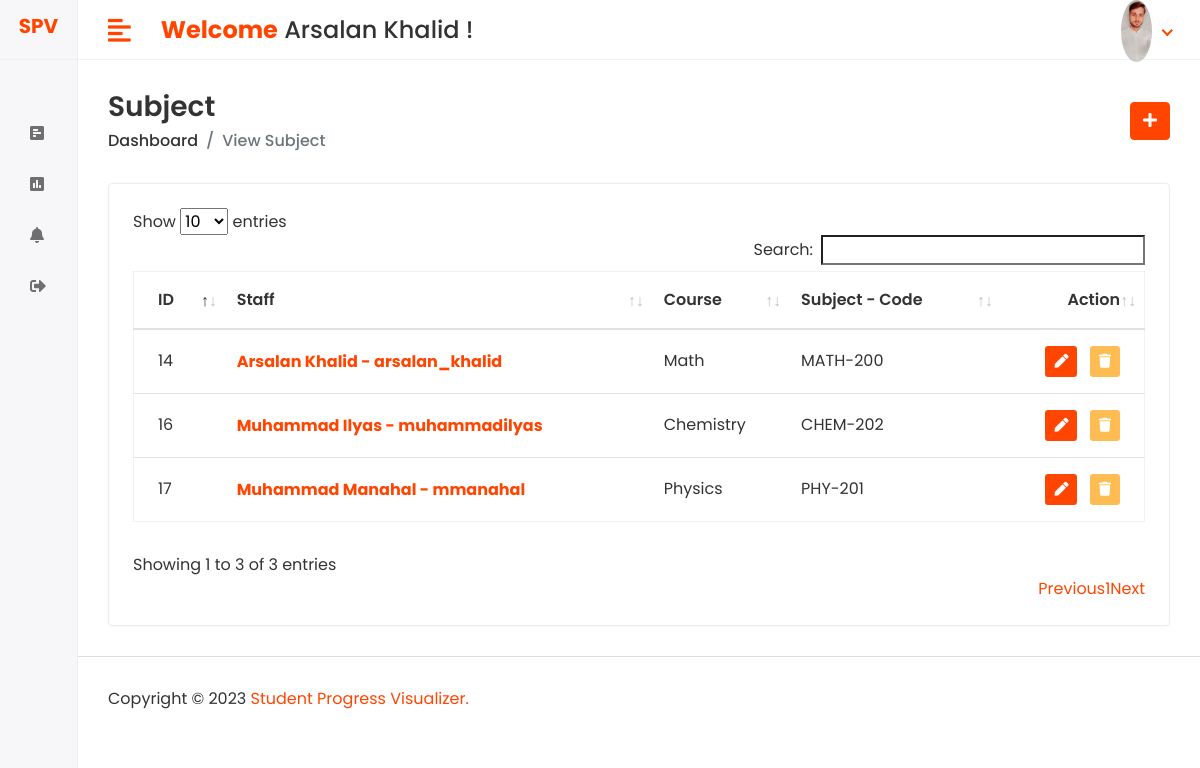
The app's page /Hod/Subject/View (signed in) with its own data.
### FYP_App/models.py (models this page shows, shortened)
class CustomUser(AbstractUser):
    USER = (
        (1, 'HOD'),
        (2, 'STAFF'),
        (3, 'STUDENT'),
    )
    user_type = models.IntegerField(choices=USER, default=1)
    profile_pic = models.ImageField(upload_to='media/profile_pic')

class Staff_Subject(models.Model):
    name = models.CharField(max_length=100)
    course = models.ForeignKey(Course, on_delete=models.CASCADE)
    staff = models.ForeignKey(Staff,on_delete=models.CASCADE)
    created_at = models.DateTimeField(auto_now_add=True, null=True)
    updated_at = models.DateTimeField(auto_now=True)

class Staff(models.Model):
    admin = models.OneToOneField(CustomUser, on_delete=models.CASCADE)
    address = models.TextField()
    gender = models.CharField(max_length=100)
    created_at = models.DateTimeField(auto_now_add=True)
    updated_at = models.DateTimeField(auto_now=True)

class Course(models.Model):
    name = models.CharField(max_length=100)
    created_at = models.DateTimeField(auto_now_add=True)
    updated_at = models.DateTimeField(auto_now=True)
    def __str__(self):
        return self.name

### FYP_Fold/HOD_views.py (the view)
# urls.py: path('Hod/Subject/View', HOD_views.VIEW_SUBJECT, name="view_subject"),
@login_required(login_url='/')
def VIEW_SUBJECT(request):
    staff_subject = Staff_Subject.objects.all()
    context = {
        'staff_subject': staff_subject,
    }
    return render(request, 'HOD/view_subject.html', context)

### templates/HOD/view_subject.html (shortened to what this page needs)
{% extends 'base.html' %}
{% block content %}
<div class="content container-fluid">
   <div class="page-header">
      <div class="row align-items-center">
         <div class="col">
            <h3 class="page-title">Subject</h3>
            <ul class="breadcrumb">
               <li class="breadcrumb-item"><a href="{% url 'hod_home' %}">Dashboard</a></li>
               <li class="breadcrumb-item active">View Subject</li>
            </ul>
         </div>
         <div class="col-auto text-right float-right ml-auto">
            <a href="{% url 'add_subject' %}" class="btn btn-primary"><i class="fas fa-plus"></i></a>
         </div>
      </div>
   </div>
   <div class="row">
      <div class="col-sm-12">
         <div class="card card-table">
            <div class="card-body">
               <div class="table-responsive">
                  <table id="table_id" class="table table-hover table-center mb-0">
                     <thead>
                     <tr>
                        <th>ID</th>
                        <th>Staff</th>
                        <th>Course</th>
                        <th>Subject - Code</th>
                        <th class="text-right">Action</th>
                     </tr>
                     </thead>
                     <tbody>
                     {% for i in staff_subject %}
                     <tr>
                        <td>{{i.id}}</td>
                        <td>
                           <h2 class="table-avatar">
                              <a href="student-details.html">{{i.staff.admin.first_name}} {{i.staff.admin.last_name}} - {{i.staff.admin.username}}</a>
                           </h2>
                        </td>
                        <td>{{i.course}}</td>
                        <td>{{i.name}}</td>
                        <td class="text-right">
                           <div class="actions">
                              <a href="{% url 'edit_subject' i.id %}" class="btn btn-sm bg-success-light mr-2">
                                 <i class="fas fa-pen"></i>
                              </a>
                              <a href="{% url 'delete_subject' i.id %}" class="btn btn-sm bg-danger-light">
                                 <i class="fas fa-trash"></i>
                              </a>
                           </div>
                        </td>
                     </tr>
                     {% endfor %}
                     </tbody>
                  </table>
               </div>
            </div>
         </div>
      </div>
   </div>
</div>
{% endblock %}

### templates/includes/header.html (shortened to what this page needs)
{% load static %}
<div class="header">
            <div class="header-left">
                {% if user.user_type == 1 %}
               <a href="{% url 'hod_home' %}" class="logo logo-small">
                  <h5><b>SPV</b></h5>
               </a>
                 {% elif user.user_type == 2 %}
                <a href="{% url 'staff_home' %}" class="logo logo-small">
                  <h5><b>SPV</b></h5>
               </a>
                {% else %}
                <a href="{% url 'student_home' %}" class="logo logo-small">
                  <h5><b>SPV</b></h5>
               </a>
                {% endif %}
            </div>
            <a href="javascript:void(0);" id="toggle_btn">
            <i class="fas fa-align-left color-orange"></i>
            </a>
            <div class="top-nav-search mt-3">
               <h4><strong class="color-orange">Welcome</strong> <span>{{user.first_name}} {{user.last_name}} !</span></h4>
            </div>
            <ul class="nav user-menu">
               <li class="nav-item dropdown has-arrow">
                  <a href="#" class="dropdown-toggle nav-link" data-toggle="dropdown">
                      {% if user.profile_pic == "" %}
                        <span class="user-img"><img class="rounded-circle" src="{% static 'assets/img/login.jpg' %}" width="31" alt="{{user.last_name}}"></span>
                      {% else %}
                        <span class="user-img"><img class="rounded-circle" src="/{{user.profile_pic}}" width="31" alt="{{user.last_name}}"></span>
                      {% endif %}
                  </a>
               </li>
            </ul>
         </div>

### static/assets/css/style.css (style rules this page uses)
html { height: 100%; }
body { background-color: #fff; color: #333; font-family: 'Poppins', sans-serif; font-size: 1rem; height: 100%; line-height: 1.5; overflow-x: hidden; }
.color-orange { color: orangered; }
h1, h2, h3, h4, h5, h6 { font-family: 'Poppins', sans-serif; margin-top: 0; }
a { color: orangered; }
input, button, a { transition: all 0.4s ease; -moz-transition: all 0.4s ease; -o-transition: all 0.4s ease; -ms-transition: all 0.4s ease; -webkit-transition: all 0.4s ease; }
ul, ol { padding: 0px; list-style: none; }
.table { color: #333; max-width: 100%; margin-bottom: 0; width: 100%; }
.table.dataTable { border-collapse: collapse !important; border: 1px solid rgba(0, 0, 0, 0.05); }
table.table td h2 { display: inline-block; font-size: inherit; font-weight: 400; margin: 0; padding: 0; vertical-align: middle; }
table.table td h2.table-avatar { align-items: center; display: inline-flex; font-size: inherit; font-weight: 400; margin: 0; padding: 0; vertical-align: middle; white-space: nowrap; }
table.table td h2 a { color: orangered; font-weight:bold; }
.table thead tr th { font-weight: 600; }
.table tbody tr { border-bottom: 1px solid rgba(0, 0, 0, 0.05); }
.table.table-center td, .table.table-center th { vertical-align: middle; }
.card-table .card-body .table > thead > tr > th { border-top: 0; }
.card-table .card-body .table tr td:first-child, .card-table .card-body .table tr th:first-child { padding-left: 1.5rem; }
.card-table .card-body .table tr td:last-child, .card-table .card-body .table tr th:last-child { padding-right: 1.5rem; }
.card-table .table td, .card-table .table th { border-top: 1px solid #e2e5e8; padding: 1rem 0.75rem; white-space: nowrap; }
.btn-primary { background-color: orangered; border: 1px solid orangered; }
.card { border: 1px solid #ececf5; box-shadow: 0 1px 3px 0 rgba(0, 0, 0, 0.03); margin-bottom: 1.875rem; }
.card-body { padding: 1.5rem; }
.bg-danger-light { background-color:#FFBC53 !important; color:#fff !important; }
.bg-success-light { background-color: orangered; color: #fff; }
.header { background-color: #fff; border-bottom: 1px solid #f3f3f4; left: 0; position: fixed; right: 0; top: 0; z-index: 1001; height: 60px; }
.header .header-left { float: left; height: 60px; padding: 0 20px; position: relative; width: 320px; z-index: 1; transition: all 0.2s ease-in-out; background-color: #f7f7fa; border-bottom: 1px solid #efefef; border-right: 1px solid #ececf5; display: flex; align-items: center; }
.mini-sidebar .header .header-left { justify-content: center; }
.header .header-left .logo { display: inline-block; line-height: 60px; }
.header-left .logo.logo-small { display: none; }
.header .dropdown-toggle:after { display: none; }
.header .has-arrow .dropdown-toggle:after { border-top: 0; border-left: 0; border-bottom: 2px solid orangered; border-right: 2px solid orangered; content: ''; height: 8px; display: inline-block; pointer-events: none; -webkit-transform-origin: 66% 66%; -ms-transform-origin: 66% 66%; transform-origin: 66% 66%; -webkit-transform: rotate(45deg); -ms-transform: rotate(45deg); transform: rotate(45deg); -webkit-transition: all 0.15s ease-in-out; transition: all 0.15s ease-in-out; width: 8px; vertical-align: 0px; }
.user-menu { float: right; margin: 0; position: relative; z-index: 99; padding-right: 15px; }
.user-menu.nav > li > a { color: #a0a0a0; font-size: 14px; line-height: 58px; padding: 0 15px; height: 60px; }
.user-img { margin-right: 3px; position: relative; }
.top-nav-search { float: left; margin-left: 15px; }
.page-wrapper > .content { padding: 1.875rem 1.875rem 0; }
.page-header { margin-bottom: 1.875rem; }
.page-header .breadcrumb { background-color: transparent; color: #6c757d; font-size: 1rem; font-weight: 500; margin-bottom: 0; padding: 0; }
.page-header .breadcrumb a { color: #333; }
.page-title { font-size: 28px; font-weight: 600; color: #333; margin-bottom: 5px; }
@media (min-width: 992px) { #toggle_btn { align-items: center; color: orangered; display: inline-flex; float: left; font-size: 26px; height: 60px; justify-content: center; margin-left: 15px; padding: 0 15px; } }
@media (min-width: 992px) { .mini-sidebar .header .header-left .logo { display: none; } }
@media (min-width: 992px) { .mini-sidebar .header-left .logo.logo-small { display: block; } }
@media (min-width: 992px) { .mini-sidebar .header .header-left { padding: 0 5px; width: 78px; } }

### records on screen
CustomUser: first_name "Arsalan", last_name "Khalid", profile_pic (picture)
Staff_Subject: id "14", staff.admin.first_name "Arsalan", staff.admin.last_name "Khalid", staff.admin.username "arsalan_khalid", course "Math", name "MATH-200"
Staff_Subject: id "16", staff.admin.first_name "Muhammad", staff.admin.last_name "Ilyas", staff.admin.username "muhammadilyas", course "Chemistry", name "CHEM-202"
Staff_Subject: id "17", staff.admin.first_name "Muhammad", staff.admin.last_name "Manahal", staff.admin.username "mmanahal", course "Physics", name "PHY-201"
